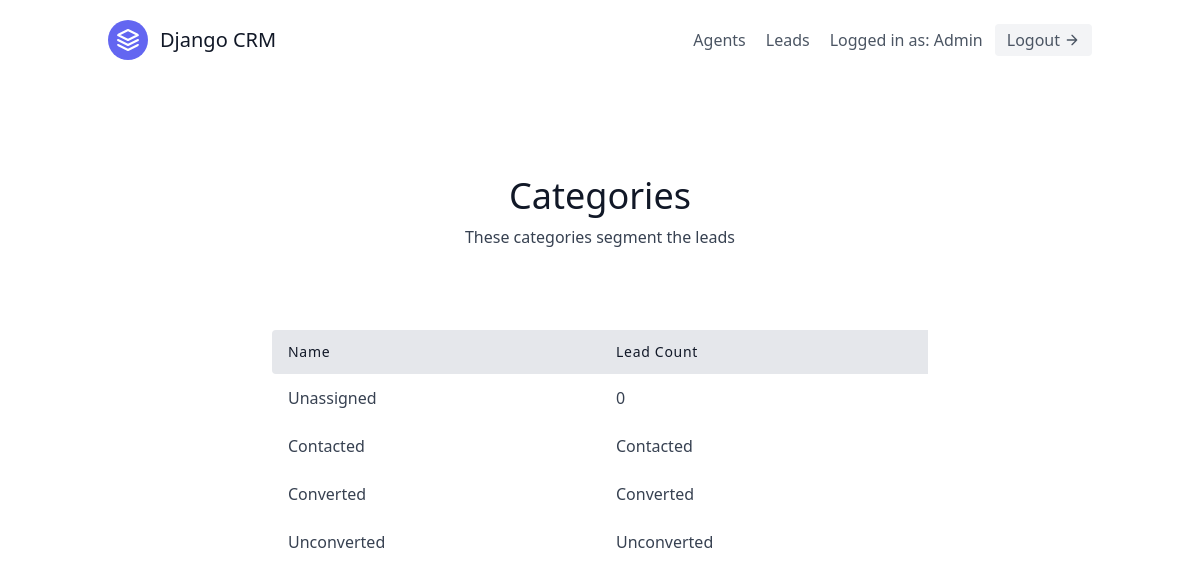
The page /leads/categories/ (signed in) on the database its author committed.
### leads/models.py (models this page shows)
class User(AbstractUser):
    is_organisor = models.BooleanField(default=True)
    is_agent = models.BooleanField(default=False)

class Category(models.Model):
    name = models.CharField(max_length=30)
    organisation = models.ForeignKey('UserProfile', on_delete=models.CASCADE)
    def __str__(self):
        return self.name

### leads/views.py (the view)
# urls.py: path('categories/', CategoryListView.as_view(), name='category-list'),
class CategoryListView(LoginRequiredMixin, generic.ListView):
    template_name = "leads/category_list.html"
    context_object_name = "category_list"
    def get_context_data(self, **kwargs):
        user = self.request.user
        context = super(CategoryListView, self).get_context_data(**kwargs)
        if user.is_organisor:
            queryset = Lead.objects.filter(organisation=user.userprofile)
        else:
            queryset = Lead.objects.filter(organisation=user.agent.organisation)
        context.update({
            "unassigned_lead_count": queryset.filter(category__isnull=True).count()
        })
        return context
    def get_queryset(self):
        user = self.request.user
        if user.is_organisor:
            queryset = Category.objects.filter(organisation=user.userprofile)
        else:
            queryset = Category.objects.filter(organisation=user.agent.organisation)
        return queryset

### leads/templates/leads/category_list.html
{% extends "base.html" %}
{% block content %}
<section class="text-gray-700 body-font">
    <div class="container px-5 py-24 mx-auto">
      <div class="flex flex-col text-center w-full mb-20">
        <h1 class="sm:text-4xl text-3xl font-medium title-font mb-2 text-gray-900">Categories</h1>
        <p class="lg:w-2/3 mx-auto leading-relaxed text-base">
            These categories segment the leads
        </p>
      </div>
      <div class="lg:w-2/3 w-full mx-auto overflow-auto">
        <table class="table-auto w-full text-left whitespace-no-wrap">
          <thead>
            <tr>
              <th class="px-4 py-3 title-font tracking-wider font-medium text-gray-900 text-sm bg-gray-200 rounded-tl rounded-bl">Name</th>
              <th class="px-4 py-3 title-font tracking-wider font-medium text-gray-900 text-sm bg-gray-200">Lead Count</th>
            </tr>
          </thead>
          <tbody>
            <tr>
                <td class="px-4 py-3">Unassigned</td>
                <td class="px-4 py-3">{{ unassigned_lead_count }}</td>
            </tr>
            {% for category in category_list %}
                <tr>
                    <td class="px-4 py-3">
                      <a class="hover:text-blue-500" href="{% url 'leads:category-detail' category.pk %}">{{ category.name }}</a>
                    </td>
                    <td class="px-4 py-3">{{ category }}</td>
                </tr>
            {% endfor %}
          </tbody>
        </table>
      </div>
    </div>
  </section>
{% endblock content %}

### templates/navbar.html (shortened to what this page needs)
{% load tailwind_filters %}
<header class="text-gray-600 body-font">
  <div class="container mx-auto flex flex-wrap p-5 flex-col md:flex-row items-center">
    <a class="flex title-font font-medium items-center text-gray-900 mb-4 md:mb-0">
      <svg xmlns="http://www.w3.org/2000/svg" fill="none" stroke="currentColor" stroke-linecap="round" stroke-linejoin="round" stroke-width="2" class="w-10 h-10 text-white p-2 bg-indigo-500 rounded-full" viewBox="0 0 24 24">
        <path d="M12 2L2 7l10 5 10-5-10-5zM2 17l10 5 10-5M2 12l10 5 10-5"></path>
      </svg>
      <span class="ml-3 text-xl">Django CRM</span>
    </a>
    <nav class="md:ml-auto flex flex-wrap items-center text-base justify-center">
      {% if not request.user.is_authenticated %}
        <a href="{% url 'signup' %}" class="mr-5 hover:text-gray-900">Signup</a>
      {% else %}
      {% if request.user.is_organisor %}
        <a href="{% url "agents:agent-list" %}" class="mr-5 hover:text-gray-900">Agents</a>
      {% endif %}
        <a href="{% url "leads:lead-list" %}" class="mr-5 hover:text-gray-900">Leads</a>
      {% endif %}
    </nav>
    {% if request.user.is_authenticated %}
    Logged in as: {{ request.user.username }}
    <form method="post" action="{% url 'logout' %}">
      <button class="ml-3 inline-flex items-center bg-gray-100 border-0 py-1 px-3 focus:outline-none hover:bg-gray-200 rounded text-base mt-4 md:mt-0">
          Logout
          <svg fill="none" stroke="currentColor" stroke-linecap="round" stroke-linejoin="round" stroke-width="2" class="w-4 h-4 ml-1" viewBox="0 0 24 24">
              <path d="M5 12h14M12 5l7 7-7 7"></path>
          </svg>
      </button>
    </form>
    {% endif %}
  </div>
</header>

### rows shown on the page
User: user.username "Admin"
Category: name "Contacted"
Category: name "Converted"
Category: name "Unconverted"

### other values the page prints
{{ unassigned_lead_count }} "0"
